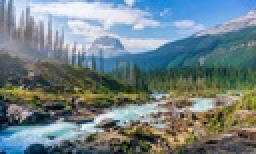
%> input picture Point Processing and Smoothing Filters/Images/Nature.jpg.jfif, 128 x 77 px, shrunk from 1000 x 605 before the run (shown 2 times larger)
$ octave Main.m   (GNU Octave 9; MATLAB toolbox functions it lacks are replaced by stand-ins)
%> lines starting %> are read from the running program, lines starting %| are printed output that depends on the picture
### Point Processing and Smoothing Filters/convolutionMask.m
function [maskedImage] = convolutionMask(sampleImage,kSize)
%This function performs spatial filtering of an image by convolving a
%kSize x kSize uniform averaging kernel with the sampleImage.
%
%sampleImage must be a grayscale image matrix of any type and kSize must be
%an odd positive integer
%maskedImage returns a grayscale 'smoothed' uint8 image matrix
%
%Parts of the kernel may be outside the image.
%For these border pixels, kernel values outside the image
%are ignored when summing the convolution, equivalent to
%assuming pixels outside the image are black.

sampleImage = double(sampleImage);
width = size(sampleImage,2);
height = size(sampleImage,1);
if width > height %sampleImage must be scaled to square dimensions to match kernel
    %if width is greater than height, scale the width, or vice-versa
    sampleImage = imresize(sampleImage,'Scale',[1,height/width]);
    width = height;
else
    sampleImage = imresize(sampleImage,'Scale',[width/height,1]);
    height = width;
end
smoothingFactor = 1/(kSize^2); %smoothing factor is equal to the inverse of the kernel size squared

for n = 1:width
    for m = 1:height %n and m loops go over every pixel in image
        temp = 0; %temp variable is required because sampleImage(m,n)
                  %contributes to convolution sum
        for alpha = -1*(kSize/2)+0.5:kSize/2-0.5 %kernel size determines convolution bounds
            if n+alpha < 1 || n+alpha > height
                continue %ignore pixels outside of image
            end
            for beta = -1*(kSize/2)+0.5:kSize/2-0.5
                if m+beta < 1 || m+beta > height
                    continue %ignore pixels outside of image
                end
                %Sum the weights of each neighbouring pixel in the
                %convolution
                temp=smoothingFactor*(sampleImage(m+beta,n+alpha))+temp;
            end
        end
        sampleImage(m,n) = temp;
    end
end

maskedImage=sampleImage;
maskedImage=uint8(maskedImage);
end

### Point Processing and Smoothing Filters/Main.m
close all
I = imread('Images\Nature.jpg.jfif');
%> I is the input picture: size 77x128x3 uint8; mean R, G, B 112.4, 129, 133
J = double(I);
H = (J(:,:,1)+J(:,:,2)+J(:,:,3))/3; %Grayscale image by averaging RGB channels
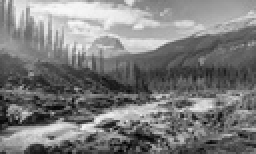
%> H: size 77x128 double (shown 2 times larger); min 1.33, max 250.3, mean 124.8
width = size(H,2);
%> width = 128
height = size(H,1);
%> height = 77

histo = zeros(2,256); %Histogram of original image
histoEq = zeros(2,256); %Histogram of histogram equalized image
for i = 1:256 %allows a zero index to be used to represent intensities
    histo(2,i)=i-1;
    histoEq(2,i)=i-1;
end
H=uint8(H);
%> H: size 77x128 uint8
imgHistEqu=histeq(H,255); %Histogram equalization over 8 levels
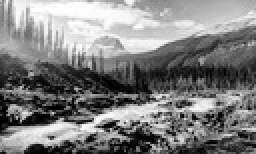
%> imgHistEqu: size 77x128 uint8 (shown 2 times larger); min 0, max 255, mean 127.7
for i = 1:width
    for j = 1:height %Counting number of pixels with respectiive intensities
                        %and storing in bins from 0-255
        intensity = H(j,i);
        histo(1,intensity+1)=histo(1,intensity+1)+1;
        intensity = imgHistEqu(j,i);
        histoEq(1,intensity+1)=histoEq(1,intensity+1)+1;
    end
end
%> after the loop, histo = 256 columns, first 8: [0 1 0 0 2 1 3 2; 0 1 2 3 4 5 6 7]; histoEq = 256 columns, first 8: [52 38 32 46 28 39 33 53; 0 1 2 3 4 5 6 7]

figure
subplot(1,2,1)
bar(histo(2,:),histo(1,:))
title({'Figure 1a. Histogram of Pixel','Intensity Distributions in Unmodified Image'})
xlabel('Intensity')
ylabel('Number')
subplot(1,2,2)
bar(histoEq(2,:),histoEq(1,:))
title({'Figure 1b. Histogram of Pixel Intensity','Distributions in Histogram Equalized Image'})
xlabel('Intensity')
ylabel('Number')
%> figure, not shown here; panel 1: tallest bar 105 high, from x = 92.6 to 93.4; panel 2: tallest bar 105 high, from x = 86.6 to 87.4

figure
subplot (2,1,1)
imshow(imgHistEqu);
title({'Figure 2b. Histogram Equalized Grayscale Image'})
subplot(2,1,2)
imshow(H);
title({'Figure 2a. Unmodified Grayscale Image'})
%%%%%%%%%%%%%%%%%%%%%%%%%%%%%%%%%%%%%%%%%%%%%%%%%%%%%%%%%%%%%%%%%%%%%%%
imgHistEqu = double(imgHistEqu);
%> imgHistEqu: size 77x128 double
fspec = abs(fft2(imgHistEqu)); %Magnitudes of Fourier Spectrum Coefficients
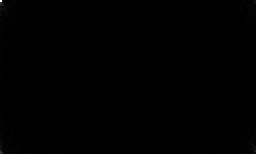
%> fspec: size 77x128 double (shown 2 times larger); min 30.36, max 1258420, mean 3119.3; drawn with min black and max white

figure
subplot(1,2,1)
plot(fspec)
title({'Figure 3a. Fourier Spectrum of Histogram','Equalized Image'})
xlabel('Frequency (f)')
ylabel('Magnitude')
subplot(1,2,2)
logFspec = log10(fspec); %Log scaled magnitudes
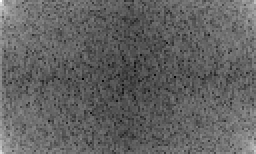
%> logFspec: size 77x128 double (shown 2 times larger); min 1.48, max 6.1, mean 3.26; drawn with min black and max white
plot(logFspec)
title({'Figure 3b. Logarithmic Fourier Spectrum of','Histogram Equalized Image'})
xlabel('Frequency (f)')
ylabel('log10(Magnitude)')
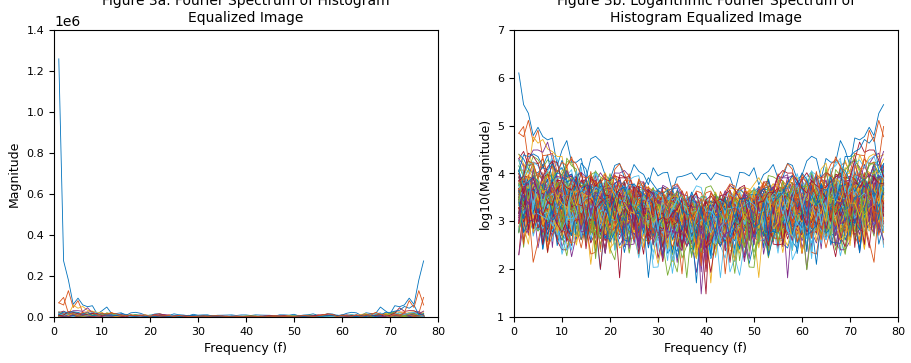
%> figure redrawn from the program's plot data, 2 panels; panel 1: curve peaks at x = 1, y = 1258420; panel 1: curve peaks at x = 3, y = 128570.1; panel 1: curve peaks at x = 4, y = 58355.6; panel 1: curve peaks at x = 7, y = 45040.3

%%%%%%%%%%%%%%%%%%%%%%%%%%%%%%%%%%%%%%%%%%%%%%%%%%%%%%%%%%%%%%%%%%%%%%%%
figure
imshow(convolutionMask(imgHistEqu,3)) %user defined convolutionMask function
%> after the loop in convolutionMask, `for n = 1:width`:
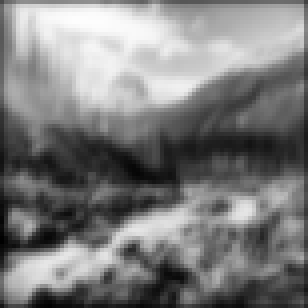
%> sampleImage: size 77x77 double (shown 4 times larger); min 0.955, max 253.6, mean 124.9
%accepts a grayscale image matrix and desired kernel size
%returns kernel filtered grayscale uint8 image matrix
title({'Figure 4a. Smoothed Histogram Equalized','Image using 3x3 Kernel'})
figure
imshow(convolutionMask(imgHistEqu,9))
title({'Figure 4b. Smoothed Histogram Equalized','Image using 9x9 Kernel'})
figure
imshow(convolutionMask(imgHistEqu,15))
%> call 3 of convolutionMask, with kSize = 15
%> after the loop in convolutionMask (call 3), `for n = 1:width`:
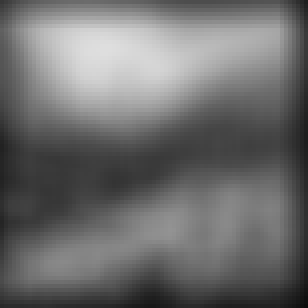
%> sampleImage: size 77x77 double (shown 4 times larger); min 11.64, max 223, mean 109.4
title({'Figure 4c. Smoothed Histogram Equalized','Image using 15x15 Kernel'})
